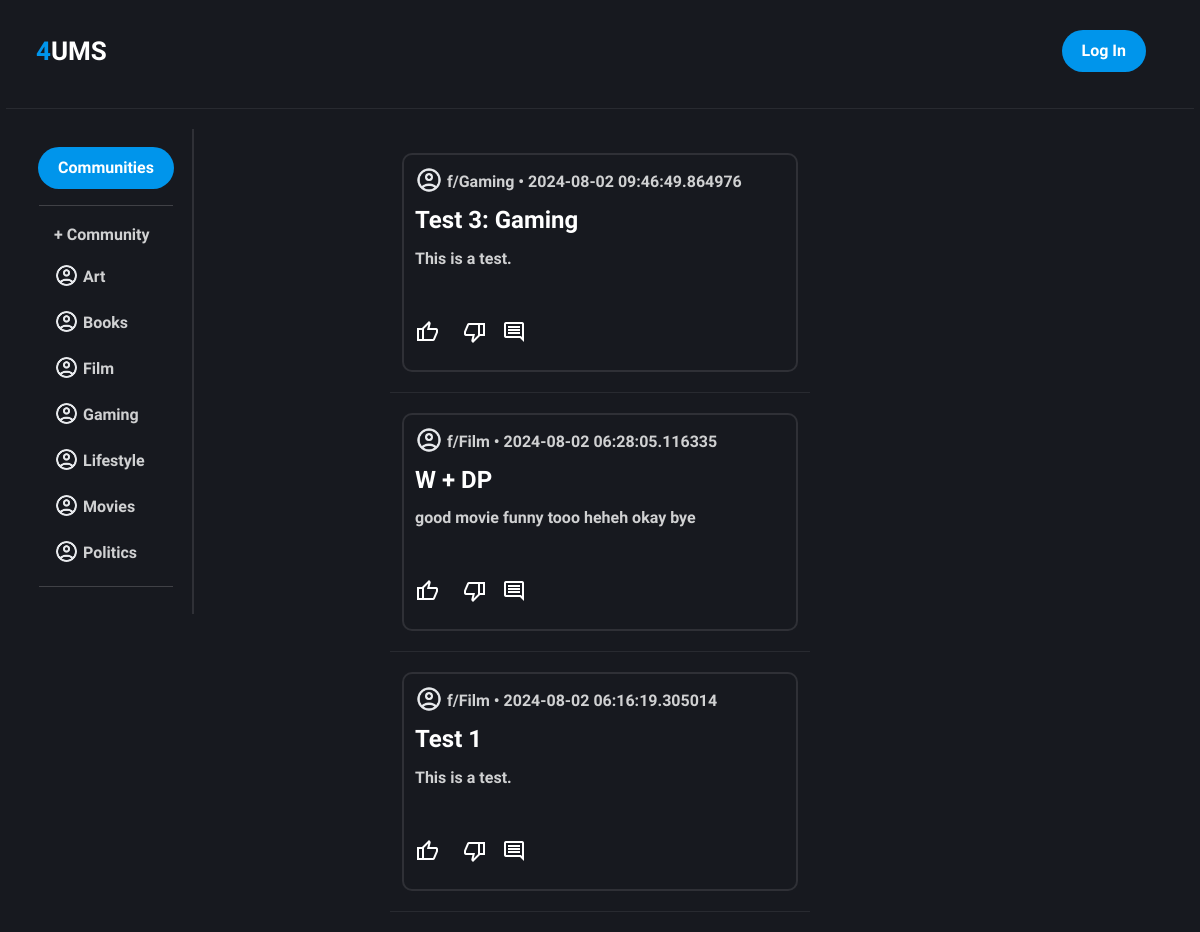
The page / on the database its author committed.
### app.py (models this page shows)
class Posts(db.Model):
    id = db.Column(db.Integer, primary_key=True)
    title = db.Column(db.String(300), nullable=False)
    body = db.Column(db.String(1000), nullable=False)
    date_created = db.Column(db.DateTime, default=datetime.utcnow)
    community = db.Column(db.String(100), nullable=False)
    votes = db.Column(db.Integer)
    user_id = db.Column(db.Integer, db.ForeignKey('users.id'))
    username = db.Column(db.String(50), nullable=False)
    comments = db.relationship('Comments', backref='posts', lazy=True)

### app.py (the view)
@app.route("/", methods=["GET"])
def index():
    post_history = Posts.query.order_by(Posts.date_created.desc())
    return render_template("index.html", communities=communities, post_history=post_history)

### templates/index.html (shortened to what this page needs)
{% extends "layout.html" %}
{% block main %}
    {% for post in post_history %}
        <a href="{{ url_for('post_page', id=post.id)}}">
            <div class="container" style="text-align: left; width: 33%">
                <p style="display: inline-block; margin-bottom: 7px;">
                    <img style="width: 28px;" src="{{ url_for('static', filename='images/default_profile.png') }}" alt="Default profile picture">
                    f/{{ post.community }} • {{ post.date_created }}
                    <br>
                </p>
                <h4 style="margin-bottom: 12px;">{{ post.title }}</h4>
                <p class="font">{{ post.body }}</p>
                <br>
                <h4 class="font" style="margin-top: 9px;">
                    <span style="margin-right: 9px;" class="material-symbols-outlined">thumb_up thumb_down</span>
                    <span class="material-symbols-outlined">comment</span>
                </h4>
            </div>
        </a>
        <hr style="width: 35%; margin: 20px auto 20px auto; color: rgba(255, 255, 255, 0.3)">
    {% endfor %}
{% endblock %}

### static/styles.css (style rules this page uses)
* { box-sizing: border-box; margin: 0; padding: 0; background-color: rgb(23, 25, 31); }
li, a, button { font-family: Istok Web, sans-serif; font-weight: 550; font-size: 16px; color: rgb(255, 255, 255); text-decoration: none; }
.container { display: flex; flex-direction: column; border: 2px solid rgba(255, 255, 255, 0.1); border-radius: 10px; padding: 11px; overflow: hidden; }
h4 { font-family: Istok Web, sans-serif; font-weight: 550; color: rgb(255, 255, 255); text-decoration: none; }
p, h6 { font-family: Istok Web, sans-serif; color: rgba(255, 255, 255, 0.8); text-decoration: none; }
img { padding-bottom: 5px; }
.material-symbols-outlined { font-variation-settings: 'FILL' 0, 'wght' 400, 'GRAD' 0, 'opsz' 24 }

### templates/layout.html (style rules this page uses)
body { background-color: rgb(23, 25, 31); }

### rows shown on the page
Posts: community "Gaming", date_created "2024-08-02 09:46:49.864976", title "Test 3: Gaming", body "This is a test."
Posts: community "Film", date_created "2024-08-02 06:28:05.116335", title "W + DP", body "good movie funny tooo heheh okay bye"
Posts: community "Film", date_created "2024-08-02 06:16:19.305014", title "Test 1", body "This is a test."

### other values the page prints
{{ community }} "Art" "Books" "Film" "Gaming" "Lifestyle" "Movies" "Politics"
